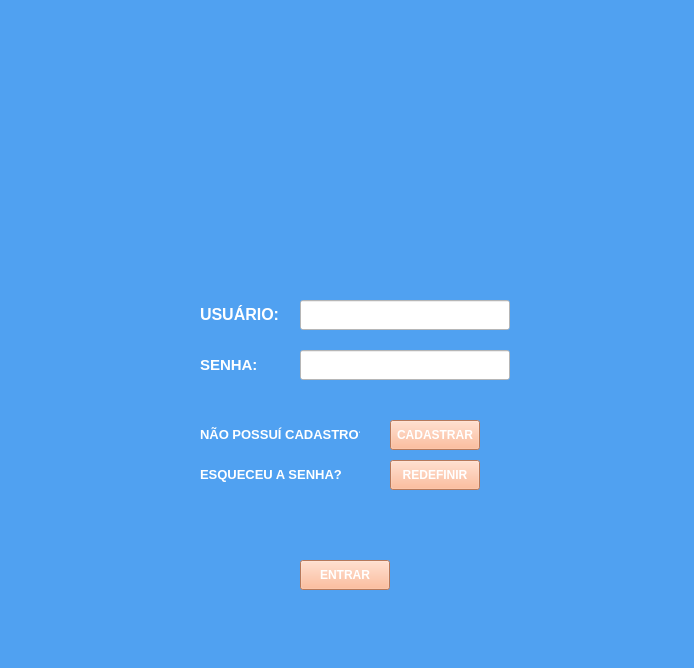
<?xml version="1.0" encoding="UTF-8"?>
<ui version="4.0">
 <class>MainWindow</class>
 <widget class="QMainWindow" name="MainWindow">
  <property name="geometry">
   <rect>
    <x>0</x>
    <y>0</y>
    <width>694</width>
    <height>668</height>
   </rect>
  </property>
  <property name="windowTitle">
   <string>MainWindow</string>
  </property>
  <property name="styleSheet">
   <string notr="true">background-color: rgb(80, 161, 241);
</string>
  </property>
  <widget class="QWidget" name="centralwidget">
   <widget class="QLabel" name="label_2">
    <property name="geometry">
     <rect>
      <x>200</x>
      <y>300</y>
      <width>90</width>
      <height>30</height>
     </rect>
    </property>
    <property name="styleSheet">
     <string notr="true">color: rgb(255, 255, 255);</string>
    </property>
    <property name="text">
     <string>&lt;html&gt;&lt;head/&gt;&lt;body&gt;&lt;p&gt;&lt;span style=&quot; font-size:12pt; font-weight:600;&quot;&gt;USUÁRIO:&lt;/span&gt;&lt;/p&gt;&lt;/body&gt;&lt;/html&gt;</string>
    </property>
   </widget>
   <widget class="QLineEdit" name="edt_usuario">
    <property name="geometry">
     <rect>
      <x>300</x>
      <y>300</y>
      <width>210</width>
      <height>30</height>
     </rect>
    </property>
    <property name="styleSheet">
     <string notr="true">background-color: rgb(255, 255, 255);</string>
    </property>
   </widget>
   <widget class="QLabel" name="label_3">
    <property name="geometry">
     <rect>
      <x>200</x>
      <y>350</y>
      <width>90</width>
      <height>30</height>
     </rect>
    </property>
    <property name="styleSheet">
     <string notr="true">color: rgb(255, 255, 255);</string>
    </property>
    <property name="text">
     <string>&lt;html&gt;&lt;head/&gt;&lt;body&gt;&lt;p&gt;&lt;span style=&quot; font-size:11pt; font-weight:600;&quot;&gt;SENHA:&lt;/span&gt;&lt;/p&gt;&lt;/body&gt;&lt;/html&gt;</string>
    </property>
   </widget>
   <widget class="QLineEdit" name="edt_senha">
    <property name="geometry">
     <rect>
      <x>300</x>
      <y>350</y>
      <width>210</width>
      <height>30</height>
     </rect>
    </property>
    <property name="styleSheet">
     <string notr="true">background-color: rgb(255, 255, 255);</string>
    </property>
   </widget>
   <widget class="QLabel" name="label_4">
    <property name="geometry">
     <rect>
      <x>200</x>
      <y>420</y>
      <width>160</width>
      <height>30</height>
     </rect>
    </property>
    <property name="styleSheet">
     <string notr="true">color: rgb(255, 255, 255);</string>
    </property>
    <property name="text">
     <string>&lt;html&gt;&lt;head/&gt;&lt;body&gt;&lt;p&gt;&lt;span style=&quot; font-size:10pt; font-weight:600;&quot;&gt;NÃO POSSUÍ CADASTRO?&lt;/span&gt;&lt;/p&gt;&lt;/body&gt;&lt;/html&gt;</string>
    </property>
   </widget>
   <widget class="QPushButton" name="bt_cadastrar">
    <property name="geometry">
     <rect>
      <x>390</x>
      <y>420</y>
      <width>90</width>
      <height>30</height>
     </rect>
    </property>
    <property name="font">
     <font>
      <pointsize>9</pointsize>
      <weight>75</weight>
      <bold>true</bold>
     </font>
    </property>
    <property name="styleSheet">
     <string notr="true">color: rgb(255, 255, 255);
background-color: rgb(255, 170, 127);</string>
    </property>
    <property name="text">
     <string>CADASTRAR</string>
    </property>
   </widget>
   <widget class="QLabel" name="label_5">
    <property name="geometry">
     <rect>
      <x>200</x>
      <y>460</y>
      <width>160</width>
      <height>30</height>
     </rect>
    </property>
    <property name="styleSheet">
     <string notr="true">color: rgb(255, 255, 255);</string>
    </property>
    <property name="text">
     <string>&lt;html&gt;&lt;head/&gt;&lt;body&gt;&lt;p&gt;&lt;span style=&quot; font-size:10pt; font-weight:600;&quot;&gt;ESQUECEU A SENHA?&lt;/span&gt;&lt;/p&gt;&lt;/body&gt;&lt;/html&gt;</string>
    </property>
   </widget>
   <widget class="QPushButton" name="bt_redefinir">
    <property name="geometry">
     <rect>
      <x>390</x>
      <y>460</y>
      <width>90</width>
      <height>30</height>
     </rect>
    </property>
    <property name="font">
     <font>
      <pointsize>9</pointsize>
      <weight>75</weight>
      <bold>true</bold>
     </font>
    </property>
    <property name="styleSheet">
     <string notr="true">color: rgb(255, 255, 255);
background-color: rgb(255, 170, 127);</string>
    </property>
    <property name="text">
     <string>REDEFINIR</string>
    </property>
   </widget>
   <widget class="QPushButton" name="bt_entrar">
    <property name="geometry">
     <rect>
      <x>300</x>
      <y>560</y>
      <width>90</width>
      <height>30</height>
     </rect>
    </property>
    <property name="font">
     <font>
      <pointsize>9</pointsize>
      <weight>75</weight>
      <bold>true</bold>
     </font>
    </property>
    <property name="styleSheet">
     <string notr="true">color: rgb(255, 255, 255);
background-color: rgb(255, 170, 127);</string>
    </property>
    <property name="text">
     <string>ENTRAR</string>
    </property>
   </widget>
   <widget class="QLabel" name="tv_Login">
    <property name="geometry">
     <rect>
      <x>230</x>
      <y>510</y>
      <width>210</width>
      <height>30</height>
     </rect>
    </property>
    <property name="styleSheet">
     <string notr="true">color: rgb(0, 0, 0);</string>
    </property>
    <property name="text">
     <string>&lt;html&gt;&lt;head/&gt;&lt;body&gt;&lt;p&gt;&lt;span style=&quot; font-style:italic;&quot;&gt;&lt;br/&gt;&lt;/span&gt;&lt;/p&gt;&lt;/body&gt;&lt;/html&gt;</string>
    </property>
   </widget>
   <widget class="QLabel" name="label">
    <property name="geometry">
     <rect>
      <x>180</x>
      <y>30</y>
      <width>347</width>
      <height>251</height>
     </rect>
    </property>
    <property name="text">
     <string/>
    </property>
    <property name="pixmap">
     <pixmap>LOGO COM NOME EMBAIXO.png</pixmap>
    </property>
    <property name="scaledContents">
     <bool>true</bool>
    </property>
   </widget>
  </widget>
  <widget class="QStatusBar" name="statusbar"/>
 </widget>
 <resources>
  <include location="../../Telas do Python definitivo/imagens das telas do python.qrc"/>
 </resources>
 <connections/>
</ui>
